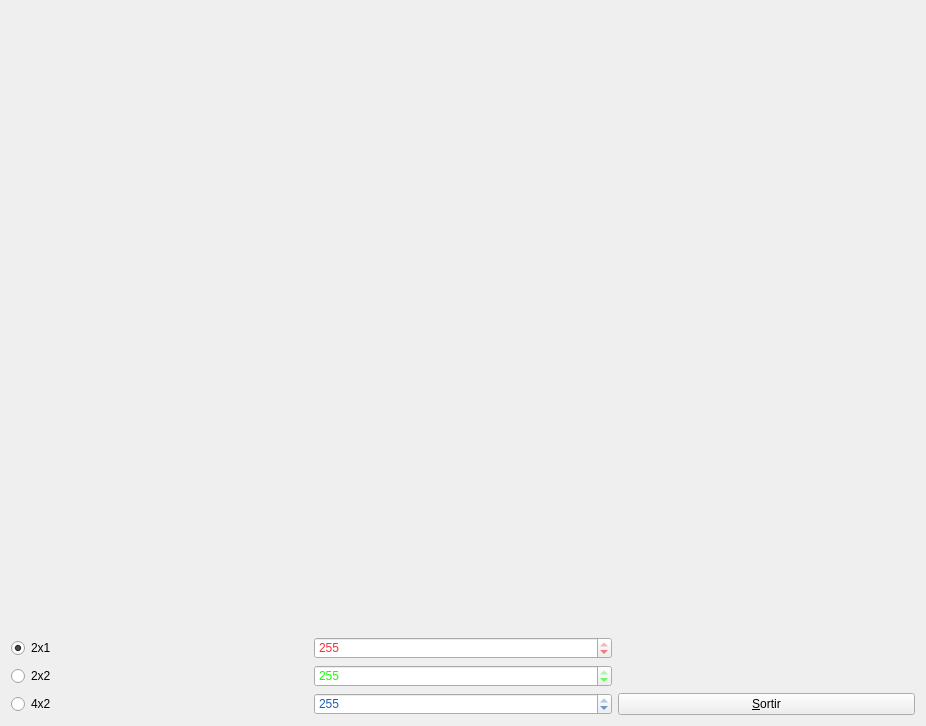
<?xml version="1.0" encoding="UTF-8"?>
<ui version="4.0">
 <class>MyForm</class>
 <widget class="QWidget" name="MyForm">
  <property name="geometry">
   <rect>
    <x>0</x>
    <y>0</y>
    <width>926</width>
    <height>726</height>
   </rect>
  </property>
  <property name="windowTitle">
   <string>IDI-Lab</string>
  </property>
  <layout class="QHBoxLayout" name="horizontalLayout">
   <item>
    <layout class="QGridLayout" name="gridLayout">
     <item row="3" column="2">
      <widget class="QPushButton" name="pushButton_2">
       <property name="text">
        <string>&amp;Sortir</string>
       </property>
      </widget>
     </item>
     <item row="3" column="1">
      <widget class="QSpinBox" name="spinBox_3">
       <property name="styleSheet">
        <string notr="true">color: rgb(26, 95, 180);</string>
       </property>
       <property name="maximum">
        <number>255</number>
       </property>
       <property name="value">
        <number>255</number>
       </property>
      </widget>
     </item>
     <item row="2" column="1">
      <widget class="QSpinBox" name="spinBox_2">
       <property name="styleSheet">
        <string notr="true">color: rgb(20, 255, 0);</string>
       </property>
       <property name="maximum">
        <number>255</number>
       </property>
       <property name="value">
        <number>255</number>
       </property>
      </widget>
     </item>
     <item row="2" column="0">
      <widget class="QRadioButton" name="radioButton_2">
       <property name="text">
        <string>2x2</string>
       </property>
      </widget>
     </item>
     <item row="1" column="1">
      <widget class="QSpinBox" name="spinBox">
       <property name="styleSheet">
        <string notr="true">color: rgb(237, 51, 59);</string>
       </property>
       <property name="maximum">
        <number>255</number>
       </property>
       <property name="value">
        <number>255</number>
       </property>
      </widget>
     </item>
     <item row="3" column="0">
      <widget class="QRadioButton" name="radioButton_3">
       <property name="text">
        <string>4x2</string>
       </property>
      </widget>
     </item>
     <item row="1" column="0">
      <widget class="QRadioButton" name="radioButton">
       <property name="text">
        <string>2x1</string>
       </property>
       <property name="checked">
        <bool>true</bool>
       </property>
      </widget>
     </item>
     <item row="0" column="0" colspan="3">
      <widget class="MyGLWidget" name="widget" native="true"/>
     </item>
    </layout>
   </item>
  </layout>
 </widget>
 <customwidgets>
  <customwidget>
   <class>MyGLWidget</class>
   <extends>QWidget</extends>
   <header>MyGLWidget.h</header>
   <container>1</container>
   <slots>
    <signal>gameOver(QString)</signal>
    <signal>vidaPerduda(QString)</signal>
    <signal>emit_dos_u()</signal>
    <signal>emit_dos_dos()</signal>
    <signal>emit_quatre_dos()</signal>
    <slot>reset()</slot>
    <slot>canviaR(int)</slot>
    <slot>canviaG(int)</slot>
    <slot>canviaB(int)</slot>
    <slot>dos_u(bool)</slot>
    <slot>dos_dos(bool)</slot>
    <slot>quatre_dos(bool)</slot>
   </slots>
  </customwidget>
 </customwidgets>
 <resources/>
 <connections>
  <connection>
   <sender>spinBox</sender>
   <signal>valueChanged(int)</signal>
   <receiver>widget</receiver>
   <slot>canviaR(int)</slot>
   <hints>
    <hint type="sourcelabel">
     <x>404</x>
     <y>644</y>
    </hint>
    <hint type="destinationlabel">
     <x>345</x>
     <y>548</y>
    </hint>
   </hints>
  </connection>
  <connection>
   <sender>spinBox_2</sender>
   <signal>valueChanged(int)</signal>
   <receiver>widget</receiver>
   <slot>canviaG(int)</slot>
   <hints>
    <hint type="sourcelabel">
     <x>394</x>
     <y>678</y>
    </hint>
    <hint type="destinationlabel">
     <x>402</x>
     <y>575</y>
    </hint>
   </hints>
  </connection>
  <connection>
   <sender>spinBox_3</sender>
   <signal>valueChanged(int)</signal>
   <receiver>widget</receiver>
   <slot>canviaB(int)</slot>
   <hints>
    <hint type="sourcelabel">
     <x>472</x>
     <y>700</y>
    </hint>
    <hint type="destinationlabel">
     <x>464</x>
     <y>585</y>
    </hint>
   </hints>
  </connection>
  <connection>
   <sender>pushButton_2</sender>
   <signal>clicked()</signal>
   <receiver>MyForm</receiver>
   <slot>close()</slot>
   <hints>
    <hint type="sourcelabel">
     <x>750</x>
     <y>700</y>
    </hint>
    <hint type="destinationlabel">
     <x>1042</x>
     <y>681</y>
    </hint>
   </hints>
  </connection>
  <connection>
   <sender>radioButton</sender>
   <signal>toggled(bool)</signal>
   <receiver>widget</receiver>
   <slot>dos_u(bool)</slot>
   <hints>
    <hint type="sourcelabel">
     <x>48</x>
     <y>646</y>
    </hint>
    <hint type="destinationlabel">
     <x>45</x>
     <y>605</y>
    </hint>
   </hints>
  </connection>
  <connection>
   <sender>radioButton_2</sender>
   <signal>toggled(bool)</signal>
   <receiver>widget</receiver>
   <slot>dos_dos(bool)</slot>
   <hints>
    <hint type="sourcelabel">
     <x>91</x>
     <y>672</y>
    </hint>
    <hint type="destinationlabel">
     <x>119</x>
     <y>579</y>
    </hint>
   </hints>
  </connection>
  <connection>
   <sender>radioButton_3</sender>
   <signal>toggled(bool)</signal>
   <receiver>widget</receiver>
   <slot>quatre_dos(bool)</slot>
   <hints>
    <hint type="sourcelabel">
     <x>165</x>
     <y>704</y>
    </hint>
    <hint type="destinationlabel">
     <x>191</x>
     <y>602</y>
    </hint>
   </hints>
  </connection>
  <connection>
   <sender>widget</sender>
   <signal>emit_dos_u()</signal>
   <receiver>radioButton</receiver>
   <slot>toggle()</slot>
   <hints>
    <hint type="sourcelabel">
     <x>71</x>
     <y>480</y>
    </hint>
    <hint type="destinationlabel">
     <x>78</x>
     <y>653</y>
    </hint>
   </hints>
  </connection>
  <connection>
   <sender>widget</sender>
   <signal>emit_dos_dos()</signal>
   <receiver>radioButton_2</receiver>
   <slot>toggle()</slot>
   <hints>
    <hint type="sourcelabel">
     <x>153</x>
     <y>605</y>
    </hint>
    <hint type="destinationlabel">
     <x>150</x>
     <y>678</y>
    </hint>
   </hints>
  </connection>
  <connection>
   <sender>widget</sender>
   <signal>emit_quatre_dos()</signal>
   <receiver>radioButton_3</receiver>
   <slot>toggle()</slot>
   <hints>
    <hint type="sourcelabel">
     <x>213</x>
     <y>564</y>
    </hint>
    <hint type="destinationlabel">
     <x>229</x>
     <y>700</y>
    </hint>
   </hints>
  </connection>
 </connections>
</ui>
